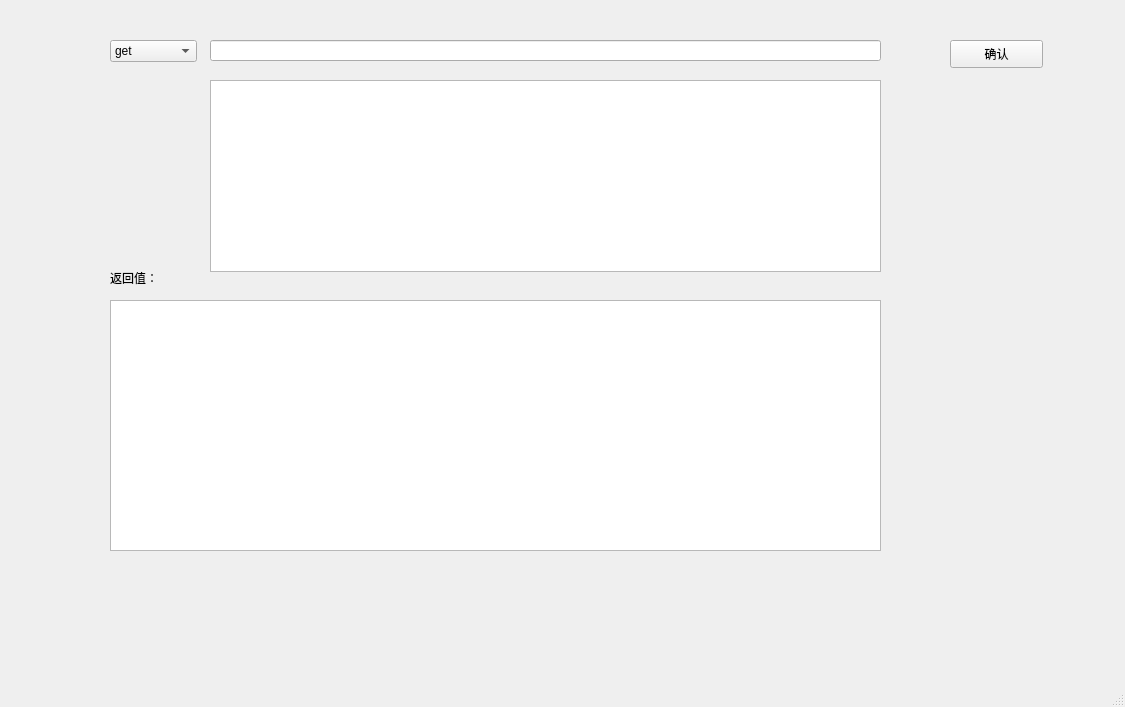
<?xml version="1.0" encoding="UTF-8"?>
<ui version="4.0">
 <class>MainWindow</class>
 <widget class="QMainWindow" name="MainWindow">
  <property name="geometry">
   <rect>
    <x>0</x>
    <y>0</y>
    <width>1125</width>
    <height>707</height>
   </rect>
  </property>
  <property name="windowTitle">
   <string>MainWindow</string>
  </property>
  <widget class="QWidget" name="centralwidget">
   <widget class="QComboBox" name="comboBox">
    <property name="geometry">
     <rect>
      <x>110</x>
      <y>40</y>
      <width>87</width>
      <height>22</height>
     </rect>
    </property>
    <item>
     <property name="text">
      <string>get</string>
     </property>
    </item>
    <item>
     <property name="text">
      <string>post</string>
     </property>
    </item>
   </widget>
   <widget class="QLineEdit" name="lineEdit">
    <property name="geometry">
     <rect>
      <x>210</x>
      <y>40</y>
      <width>671</width>
      <height>21</height>
     </rect>
    </property>
   </widget>
   <widget class="QPushButton" name="pushButton">
    <property name="geometry">
     <rect>
      <x>950</x>
      <y>40</y>
      <width>93</width>
      <height>28</height>
     </rect>
    </property>
    <property name="text">
     <string>确认</string>
    </property>
   </widget>
   <widget class="QTextBrowser" name="textBrowser">
    <property name="geometry">
     <rect>
      <x>110</x>
      <y>300</y>
      <width>771</width>
      <height>251</height>
     </rect>
    </property>
   </widget>
   <widget class="QLabel" name="label">
    <property name="geometry">
     <rect>
      <x>110</x>
      <y>270</y>
      <width>72</width>
      <height>15</height>
     </rect>
    </property>
    <property name="text">
     <string>返回值：</string>
    </property>
   </widget>
   <widget class="QTableView" name="tableView">
    <property name="geometry">
     <rect>
      <x>210</x>
      <y>80</y>
      <width>671</width>
      <height>192</height>
     </rect>
    </property>
   </widget>
  </widget>
  <widget class="QMenuBar" name="menubar">
   <property name="geometry">
    <rect>
     <x>0</x>
     <y>0</y>
     <width>1125</width>
     <height>26</height>
    </rect>
   </property>
  </widget>
  <widget class="QStatusBar" name="statusbar"/>
 </widget>
 <resources/>
 <connections/>
</ui>
